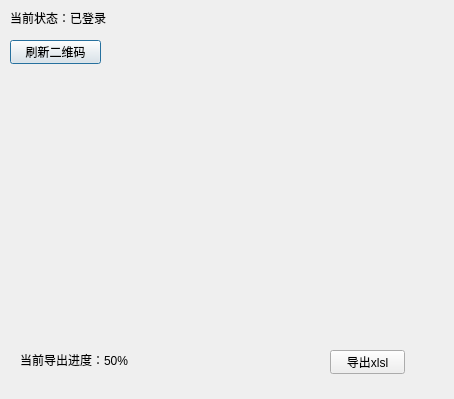
<?xml version="1.0" encoding="UTF-8"?>
<ui version="4.0">
 <class>Dialog</class>
 <widget class="QDialog" name="Dialog">
  <property name="geometry">
   <rect>
    <x>0</x>
    <y>0</y>
    <width>454</width>
    <height>399</height>
   </rect>
  </property>
  <property name="windowTitle">
   <string>微信店铺</string>
  </property>
  <widget class="QLabel" name="label_qr">
   <property name="geometry">
    <rect>
     <x>140</x>
     <y>50</y>
     <width>241</width>
     <height>261</height>
    </rect>
   </property>
   <property name="text">
    <string/>
   </property>
  </widget>
  <widget class="QLabel" name="label_status">
   <property name="geometry">
    <rect>
     <x>10</x>
     <y>10</y>
     <width>131</width>
     <height>16</height>
    </rect>
   </property>
   <property name="text">
    <string>当前状态：已登录</string>
   </property>
  </widget>
  <widget class="QPushButton" name="pushrefresh">
   <property name="geometry">
    <rect>
     <x>10</x>
     <y>40</y>
     <width>91</width>
     <height>24</height>
    </rect>
   </property>
   <property name="text">
    <string>刷新二维码</string>
   </property>
  </widget>
  <widget class="QPushButton" name="exportButton">
   <property name="geometry">
    <rect>
     <x>330</x>
     <y>350</y>
     <width>75</width>
     <height>24</height>
    </rect>
   </property>
   <property name="text">
    <string>导出xlsl</string>
   </property>
  </widget>
  <widget class="QLabel" name="progress">
   <property name="geometry">
    <rect>
     <x>20</x>
     <y>350</y>
     <width>151</width>
     <height>20</height>
    </rect>
   </property>
   <property name="text">
    <string>当前导出进度：50%</string>
   </property>
  </widget>
 </widget>
 <resources/>
 <connections/>
</ui>
